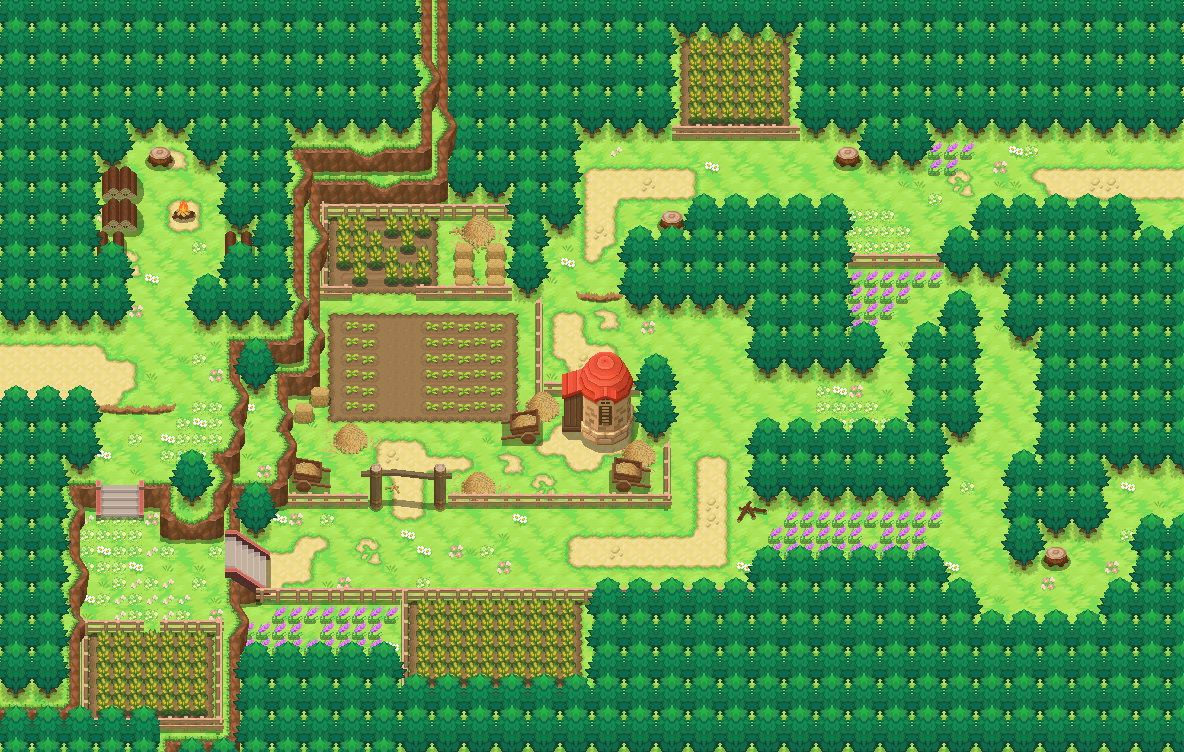

Below is a game level as drawn by its tile map, then a one-line description and the .tmx that defines it (tile-layer data replaced by summaries):
An orthogonal 74x47 tile map with 16x16 px tiles, 13 tile layers (ground-layer, path-layer, cliffs-lower, tree-lower, ...) and 8 objects (4x MARISOL, farm_1, npc-spawn, farm_2, farm_3).

<map version="1.2" tiledversion="1.2.4" orientation="orthogonal" renderorder="left-up" width="74" height="47" tilewidth="16" tileheight="16" infinite="0" nextlayerid="26" nextobjectid="136">
 <tileset firstgid="1" source="farm-tileset.tsx" />
 <group id="10" name="background">
  <layer id="1" name="ground-layer" width="74" height="47">
   <data>[3478 cells, 3478 non-empty, 9 distinct tile ids]</data>
  </layer>
  <layer id="4" name="path-layer" width="74" height="47">
   <data>[3478 cells, 803 non-empty, 69 distinct tile ids]</data>
  </layer>
  <layer id="5" name="cliffs-lower" width="74" height="47">
   <data>[3478 cells, 172 non-empty, 27 distinct tile ids]</data>
  </layer>
  <layer id="2" name="tree-lower" width="74" height="47">
   <data>[3478 cells, 1681 non-empty, 19 distinct tile ids]</data>
  </layer>
  <layer id="11" name="ground-decoration-lower" width="74" height="47">
   <data>[3478 cells, 266 non-empty, 79 distinct tile ids]</data>
  </layer>
  <layer id="13" name="building-lower" width="74" height="47">
   <data>[3478 cells, 42 non-empty, 31 distinct tile ids]</data>
  </layer>
  <layer id="15" name="plants-lower" width="74" height="47">
   <data>[3478 cells, 208 non-empty, 2 distinct tile ids]</data>
  </layer>
  <layer id="16" name="plants-upper" width="74" height="47">
   <data>[3478 cells, 208 non-empty, 2 distinct tile ids]</data>
  </layer>
 </group>
 <layer id="23" name="collisions" width="74" height="47" opacity="0">
  <data>[3478 cells, 639 non-empty, 1 distinct tile ids]</data>
 </layer>
 <objectgroup id="25" name="portals">
  <object id="126" name="MARISOL" x="0" y="336" height="16">
   <properties>
    <property name="spawnID" value="marisol_1" />
   </properties>
  </object>
  <object id="133" name="MARISOL" x="0" y="368" height="16">
   <properties>
    <property name="spawnID" value="marisol_3" />
   </properties>
  </object>
  <object id="134" name="MARISOL" x="0" y="352" height="16">
   <properties>
    <property name="spawnID" value="marisol_2" />
   </properties>
  </object>
  <object id="135" name="MARISOL" x="0" y="384" height="16">
   <properties>
    <property name="spawnID" value="marisol_3" />
   </properties>
  </object>
 </objectgroup>
 <objectgroup id="24" name="spawns">
  <object id="127" name="farm_1" x="0" y="336" width="16" height="16" />
  <object id="129" name="npc-spawn" x="464" y="416" width="16" height="16" />
  <object id="130" name="farm_2" x="0" y="352" width="16" height="16" />
  <object id="131" name="farm_3" x="0" y="368" width="16" height="16" />
 </objectgroup>
 <group id="7" name="foreground">
  <layer id="12" name="ground-decoration-upper" width="74" height="47">
   <data>[3478 cells, 168 non-empty, 41 distinct tile ids]</data>
  </layer>
  <layer id="6" name="cliffs-overhang" width="74" height="47">
   <data>[3478 cells, 89 non-empty, 16 distinct tile ids]</data>
  </layer>
  <layer id="3" name="tree-upper" width="74" height="47">
   <data>[3478 cells, 1824 non-empty, 14 distinct tile ids]</data>
  </layer>
  <layer id="14" name="building-upper" width="74" height="47">
   <data>[3478 cells, 21 non-empty, 17 distinct tile ids]</data>
  </layer>
 </group>
</map>
